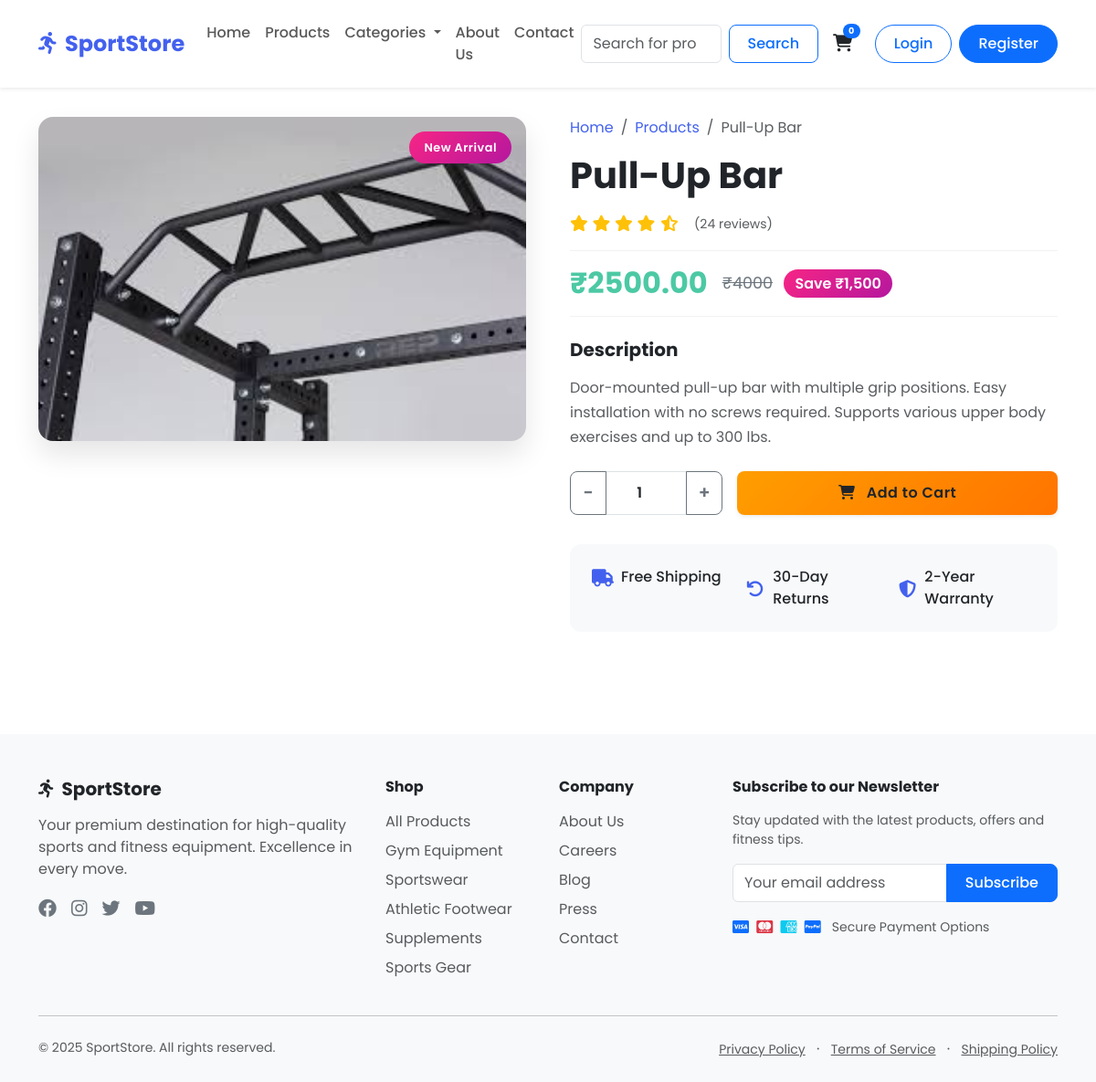
/products/102/, run on the app's committed database.
### products/models.py (models this page shows, shortened)
class Product(models.Model):
    CATEGORY_CHOICES = [
        ('gym_equipment', 'Gym Equipment'),
        ('clothing', 'Clothing'),
        ('shoes', 'Shoes'),
        ('supplements', 'Supplements'),
        ('sports_gear', 'Sports Gear'),
    ]
    name = models.CharField(max_length=200)
    description = models.TextField()
    price = models.DecimalField(max_digits=10, decimal_places=2)
    category = models.CharField(max_length=100, choices=CATEGORY_CHOICES)
    image = models.ImageField(upload_to='products/')

### products/views.py (the view)
# urls.py: path('<int:product_id>/', product_detail, name='product_detail'),
def product_detail(request, product_id):
    product = get_object_or_404(Product, id=product_id)
    return render(request, 'products/product_detail.html', {'product': product})

### cart/views.py (called while the page is built)
def cart_item_count(request):
    if request.user.is_authenticated:
        total_quantity = CartItem.objects.filter(user=request.user).aggregate(total=Sum('quantity'))['total']
        return {'cart_item_count': total_quantity if total_quantity else 0}
    return {'cart_item_count': 0}

### templates/products/product_detail.html (shortened to what this page needs)
{% extends "home/base.html" %}
{% block content %}
<div class="container product-wrapper">
    <div class="row g-5">
        <div class="col-lg-6">
            <div class="product-image-wrapper">
                <img src="{{ product.image.url }}" class="img-fluid" alt="{{ product.name }}">
                <div class="product-badge position-absolute top-0 end-0 m-3 px-3 py-2 rounded-pill text-white">
                    New Arrival
                </div>
            </div>
        </div>
        <div class="col-lg-6">
            <div class="product-details">
                <nav aria-label="breadcrumb" class="mb-3">
                    <ol class="breadcrumb">
                        <li class="breadcrumb-item"><a href="{% url 'home' %}" class="text-decoration-none">Home</a></li>
                        <li class="breadcrumb-item"><a href="{% url 'product_list' %}" class="text-decoration-none">Products</a></li>
                        <li class="breadcrumb-item active" aria-current="page">{{ product.name }}</li>
                    </ol>
                </nav>
                <h1 class="product-title mb-3">{{ product.name }}</h1>
                <div class="mb-3">
                    <div class="d-flex align-items-center">
                        <div class="ratings me-2">
                            <i class="fas fa-star text-warning"></i>
                            <i class="fas fa-star text-warning"></i>
                            <i class="fas fa-star text-warning"></i>
                            <i class="fas fa-star text-warning"></i>
                            <i class="fas fa-star-half-alt text-warning"></i>
                        </div>
                        <span class="text-muted small ms-2">(24 reviews)</span>
                    </div>
                </div>
                <div class="product-price-wrapper mb-4">
                    <div class="d-flex align-items-center">
                        <h2 class="current-price mb-0">₹{{ product.price }}</h2>
                        <div class="ms-3">
                            <span class="original-price text-decoration-line-through">₹{{ product.price|floatformat:0|add:"1500" }}</span>
                            <span class="save-badge text-white ms-2">Save ₹1,500</span>
                        </div>
                    </div>
                </div>
                <div class="product-description mb-4">
                    <h5 class="fw-bold mb-3">Description</h5>
                    <p class="text-muted">{{ product.description }}</p>
                </div>
                <form action="{% url 'cart:add_to_cart' product.id %}" method="post">
                    <div class="row g-3">
                        <div class="col-md-4 col-6">
                            <div class="quantity-selector input-group">
                                <button class="btn btn-outline-secondary" type="button" id="decrease">−</button>
                                <input type="number" class="form-control" value="1" name="quantity" id="quantity" min="1">
                                <button class="btn btn-outline-secondary" type="button" id="increase">+</button>
                            </div>
                        </div>
                        <div class="col-md-8 col-6">
                            <button class="btn add-to-cart-btn w-100 shadow-sm" type="submit">
                                <i class="fas fa-shopping-cart me-2"></i> Add to Cart
                            </button>
                        </div>
                    </div>
                </form>
                <div class="product-meta p-4">
                    <div class="row g-3">
                        <div class="col-md-4 col-6">
                            <div class="d-flex align-items-center">
                                <i class="fas fa-truck feature-icon me-2"></i>
                                <span class="feature-text">Free Shipping</span>
                            </div>
                        </div>
                        <div class="col-md-4 col-6">
                            <div class="d-flex align-items-center">
                                <i class="fas fa-undo feature-icon me-2"></i>
                                <span class="feature-text">30-Day Returns</span>
                            </div>
                        </div>
                        <div class="col-md-4 col-6">
                            <div class="d-flex align-items-center">
                                <i class="fas fa-shield-alt feature-icon me-2"></i>
                                <span class="feature-text">2-Year Warranty</span>
                            </div>
                        </div>
                    </div>
                </div>
            </div>
        </div>
    </div>
</div>
{% endblock %}

### templates/home/base.html (style rules this page uses)
:root { --primary-color: #0d6efd; --secondary-color: #6c757d; --accent-color: #ffc107; }
body { font-family: 'Poppins', sans-serif; display: flex; flex-direction: column; min-height: 100vh; }
.btn { border-radius: 0.5rem; padding: 0.5rem 1.25rem; font-weight: 500; transition: all 0.3s ease; }

### templates/products/product_detail.html (style rules this page uses)
:root { --primary-color: #4361ee; --secondary-color: #3f37c9; --accent-color: #f72585; --success-color: #4cc9a4; --warning-color: #ff9e00; --light-bg: #f8f9fa; --dark-text: #212529; --gray-text: #6c757d; }
.product-wrapper { margin-top: 2rem; margin-bottom: 4rem; }
.product-image-wrapper { position: relative; border-radius: 16px; overflow: hidden; box-shadow: 0 15px 30px rgba(0, 0, 0, 0.1); transition: transform 0.3s ease, box-shadow 0.3s ease; }
.product-image-wrapper img { width: 100%; height: auto; object-fit: cover; }
.product-badge { background: linear-gradient(135deg, var(--accent-color), #b5179e); font-weight: 600; letter-spacing: 0.5px; font-size: 0.8rem; }
.breadcrumb-item a { color: var(--primary-color); transition: color 0.2s ease; }
.product-title { font-size: 2.5rem; font-weight: 700; color: var(--dark-text); margin-bottom: 1rem; }
.ratings { font-size: 1.1rem; }
.product-price-wrapper { padding: 1rem 0; border-top: 1px solid rgba(0, 0, 0, 0.05); border-bottom: 1px solid rgba(0, 0, 0, 0.05); }
.current-price { font-size: 2rem; font-weight: 700; color: var(--success-color); }
.original-price { font-size: 1.1rem; color: var(--gray-text); }
.save-badge { background: linear-gradient(135deg, var(--accent-color), #b5179e); font-weight: 600; padding: 0.25rem 0.75rem; border-radius: 20px; }
.product-description { line-height: 1.7; }
.quantity-selector { height: 48px; }
.quantity-selector .btn { width: 40px; font-size: 1.2rem; font-weight: 600; padding: 0; display: flex; align-items: center; justify-content: center; }
.quantity-selector input { text-align: center; font-weight: 600; border-left: 0; border-right: 0; }
.add-to-cart-btn { height: 48px; font-weight: 600; letter-spacing: 0.5px; background: linear-gradient(135deg, var(--warning-color), #ff7300); border: none; transition: all 0.3s ease; }
.product-meta { background: var(--light-bg); border-radius: 12px; margin-top: 2rem; }
.feature-icon { color: var(--primary-color); font-size: 1.2rem; width: 24px; text-align: center; }
.feature-text { font-weight: 500; }

### data on the page
Product: image (picture), name "Pull-Up Bar", price "2500.00", price|add "4000", description "Door-mounted pull-up bar with multiple grip positions. Easy installation with no screws required. Supports various upper body exercises and up to 300 lbs."
